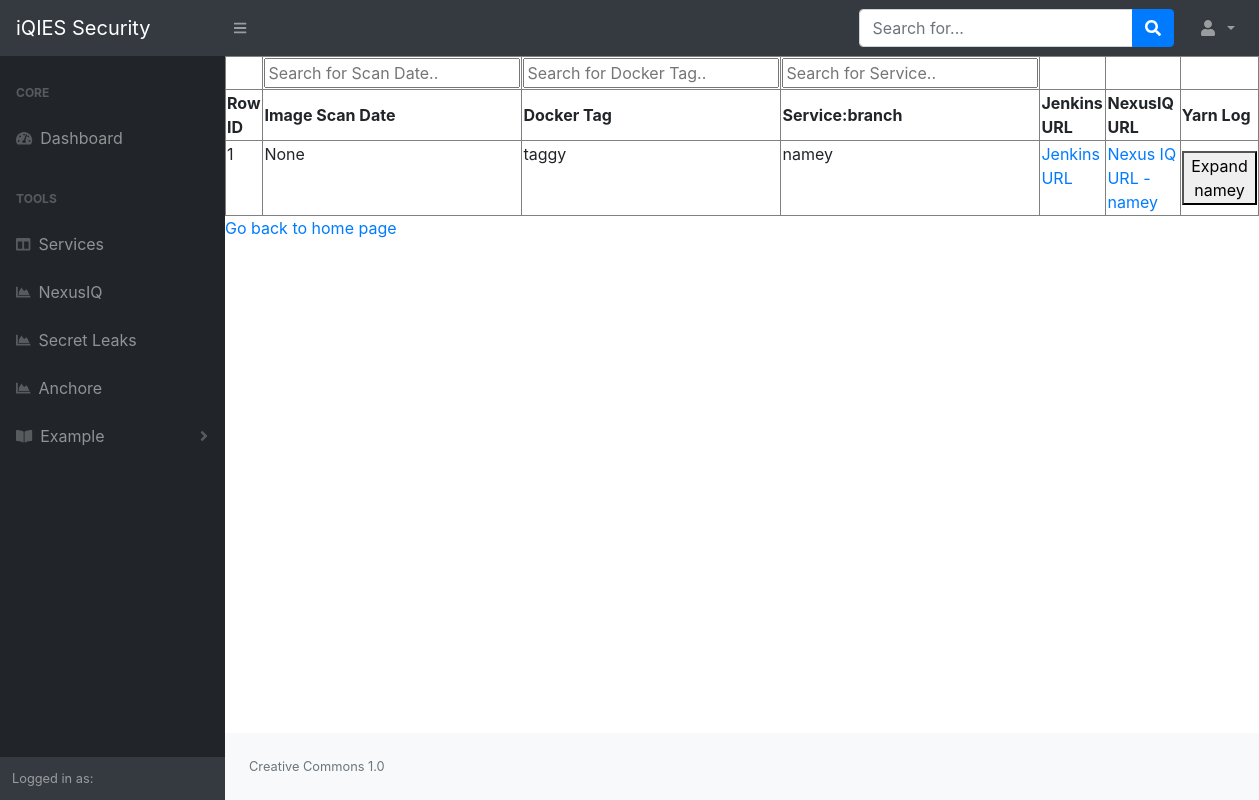
The page /nexus/list on the database its author committed.
### app/nexus/nexusresult.py (models this page shows, shortened)
class NexusResult(db.Model):
    row_id      = db.Column(db.Integer, primary_key=True)
    create_date = db.Column(db.DateTime, default=datetime.utcnow())
    docker_tag  = db.Column(db.String(20), default='')
    service_name= db.Column(db.String(30), default='')
    jenkins_url = db.Column(db.String(200), default='')
    nexusiq_url = db.Column(db.String(200), default='')
    yarn_log    = db.Column(db.Text, default='')

### app/nexus/routes.py (the view)
@bp.route('/list', methods = ['GET'])
def list():
    all_results = NexusResult.query.all()
    return render_template("nexus/list.html",rows = all_results)

### app/templates/nexus/list.html (shortened to what this page needs)
{% extends "base.html" %}
{% block content %}
    <table id="myTable" border = 1>
        <tr>
            <th></th>
            <th><input type="text" id="myInput1" onkeyup="myFunction1()" placeholder="Search for Scan Date.." title="Type in a Scan Date"></th>
            <th><input type="text" id="myInput2" onkeyup="myFunction2()" placeholder="Search for Docker Tag.." title="Type in a Docker Tag"></th>
            <th><input type="text" id="myInput3" onkeyup="myFunction3()" placeholder="Search for Service.." title="Type in a service name"></th>
            <th></th>
            <th></th>
            <th></th>
        </tr>
        <tr class="header">
            <th>Row ID</th>
            <th>Image Scan Date</th>
            <th>Docker Tag</th>
            <th>Service:branch</th>
            <th>Jenkins URL</th>
            <th>NexusIQ URL</th>
            <th>Yarn Log</th>
        </tr>
        {% for row in rows %}
            <tr>
            <td style="vertical-align:top">{{row["row_id"]}}</td>
            <td style="vertical-align:top">{{row["create_date"]}}</td>
            <td style="vertical-align:top">{{row["docker_tag"]}}</td>
            <td style="vertical-align:top">{{row["service_name"]}}</td>
            <td style="vertical-align:top"><A HREF={{ row["jenkins_url"]}} target="_blank">Jenkins URL</td>
            <td style="vertical-align:top"><A HREF={{row['nexusiq_url']}} target="_blank">Nexus IQ URL - {{row["service_name"]}}</A></td>
            <td>
            <button type="button" class="collapsible">Expand {{row["service_name"]}}</button>
            </td>
            </tr>
        {% endfor %}
    </table>
    <a href = "{{ url_for('nexus.nexus') }}">Go back to home page</a>
{% endblock %}

### rows shown on the page
NexusResult: row_id "1", create_date "None", docker_tag "taggy", service_name "namey"
